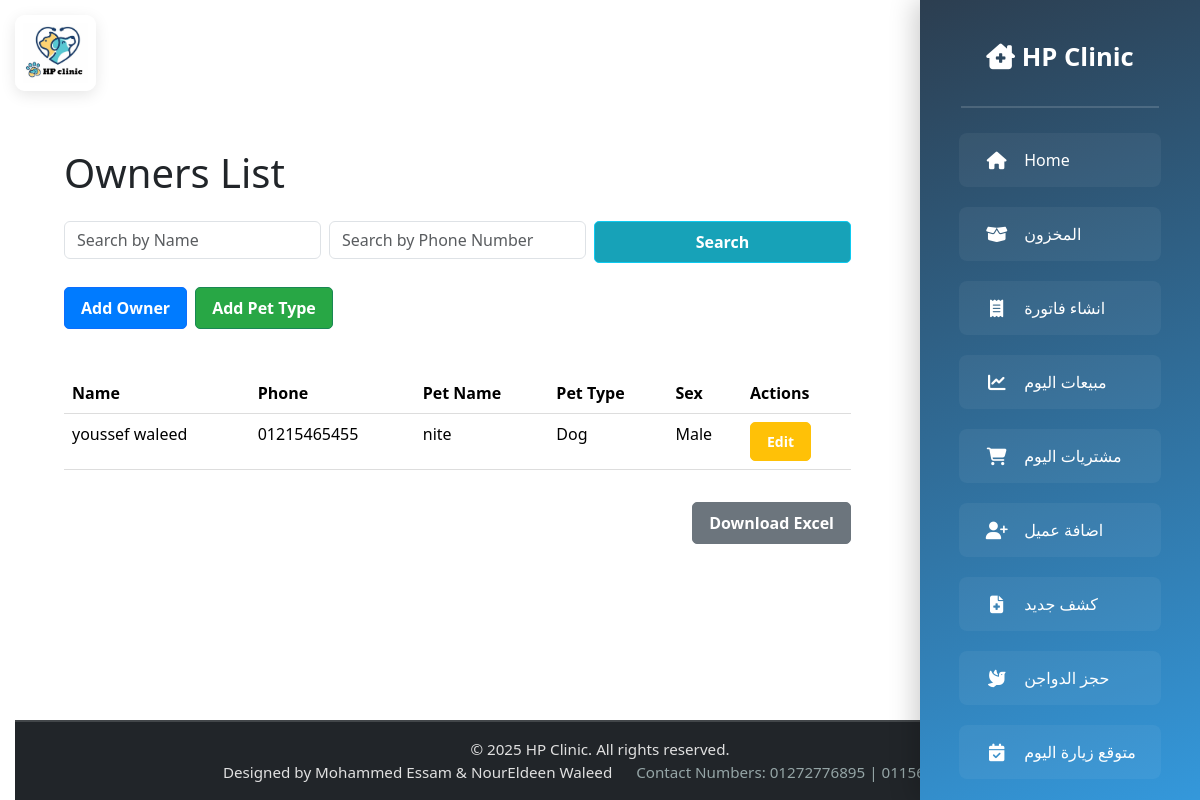
The page /owners/ (signed in) on the database as committed earlier.
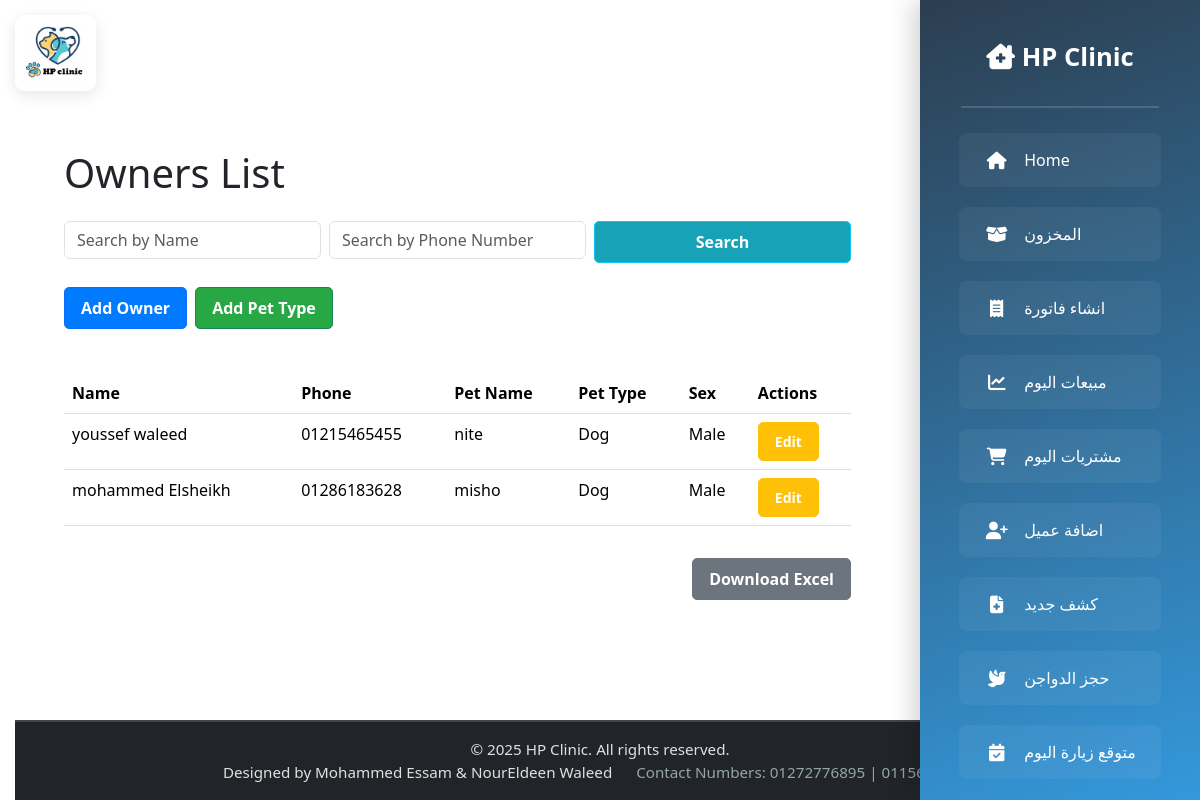
The same page on the database as committed later.
### owners/models.py (models this page shows, shortened)
class Owner(models.Model):
    SEX_CHOICES = [
        ('Male', 'Male'),
        ('Female', 'Female'),
        ('Not clear', 'Not clear'),
    ]
    name = models.CharField(max_length=100)
    phone_number = models.CharField(max_length=11)
    pet_name = models.CharField(max_length=100)
    pet_type = models.ForeignKey(PetType, on_delete=models.CASCADE)  # Change to CASCADE
    sex = models.CharField(max_length=10, choices=SEX_CHOICES)

class PetType(models.Model):
    name = models.CharField(max_length=50, unique=True)
    def __str__(self):
        return self.name

### vetlogin/views.py (the view)
# urls.py: path('owners/', views.owners, name='owners'),
@login_required(login_url='/login/')
def owners(request):
    search_name = request.GET.get('search_name', '')
    search_number = request.GET.get('search_number', '')
    owners = Owner.objects.all()
    if search_name:
        owners = owners.filter(name__icontains=search_name)  # Filter by name (case-insensitive)
    if search_number:
        owners = owners.filter(phone_number__icontains=search_number)  # Filter by phone number (case-insensitive)
    return render(request, 'ownerspage/owners.html', {'owners': owners})

### templates/ownerspage/owners.html (shortened to what this page needs)
{% extends 'base.html' %}
{% load static %}
{% block content %}
<div class="container">
    <h1 class="mb-4">Owners List</h1>
    <form method="GET" class="mb-4">
        <div class="row g-2">
            <div class="col-12 col-md-4">
                <input type="text" name="search_name" placeholder="Search by Name"
                       value="{{ request.GET.search_name }}" class="form-control">
            </div>
            <div class="col-12 col-md-4">
                <input type="text" name="search_number" placeholder="Search by Phone Number"
                       value="{{ request.GET.search_number }}" class="form-control">
            </div>
            <div class="col-12 col-md-4">
                <button type="submit" class="btn btn-info w-100">Search</button>
            </div>
        </div>
    </form>
    <div class="d-flex flex-column flex-md-row gap-2 mb-4">
        <a href="{% url 'add_owner' %}" class="btn btn-primary">Add Owner</a>
        <a href="{% url 'add_pet_type' %}" class="btn btn-success">Add Pet Type</a>
    </div>
    <div class="table-responsive">
        <table class="table">
            <thead>
                <tr>
                    <th>Name</th>
                    <th>Phone</th>
                    <th>Pet Name</th>
                    <th>Pet Type</th>
                    <th>Sex</th>
                    <th>Actions</th>
                </tr>
            </thead>
            <tbody>
                {% for owner in owners %}
                    <tr>
                        <td data-label="Name">{{ owner.name }}</td>
                        <td data-label="Phone">{{ owner.phone_number }}</td>
                        <td data-label="Pet Name">{{ owner.pet_name }}</td>
                        <td data-label="Pet Type">{{ owner.pet_type }}</td>
                        <td data-label="Sex">{{ owner.sex }}</td>
                        <td data-label="Actions">
                            <a href="{% url 'edit_owner' owner.id %}" class="btn btn-warning btn-sm">Edit</a>
                        </td>
                    </tr>
                {% empty %}
                    <tr>
                        <td colspan="6" class="text-center">No owners found</td>
                    </tr>
                {% endfor %}
            </tbody>
        </table>
    </div>
    <div class="text-center text-md-end my-3">
        <a href="{% url 'download_owners' %}?search_name={{ request.GET.search_name }}&search_number={{ request.GET.search_number }}"
           class="btn btn-secondary">
            Download Excel
        </a>
    </div>
</div>
{% endblock %}

Rows that differ between the two databases and show on the page:
added Owner: name "mohammed Elsheikh", phone_number "01286183628", pet_name "misho", pet_type "Dog", sex "Male"
